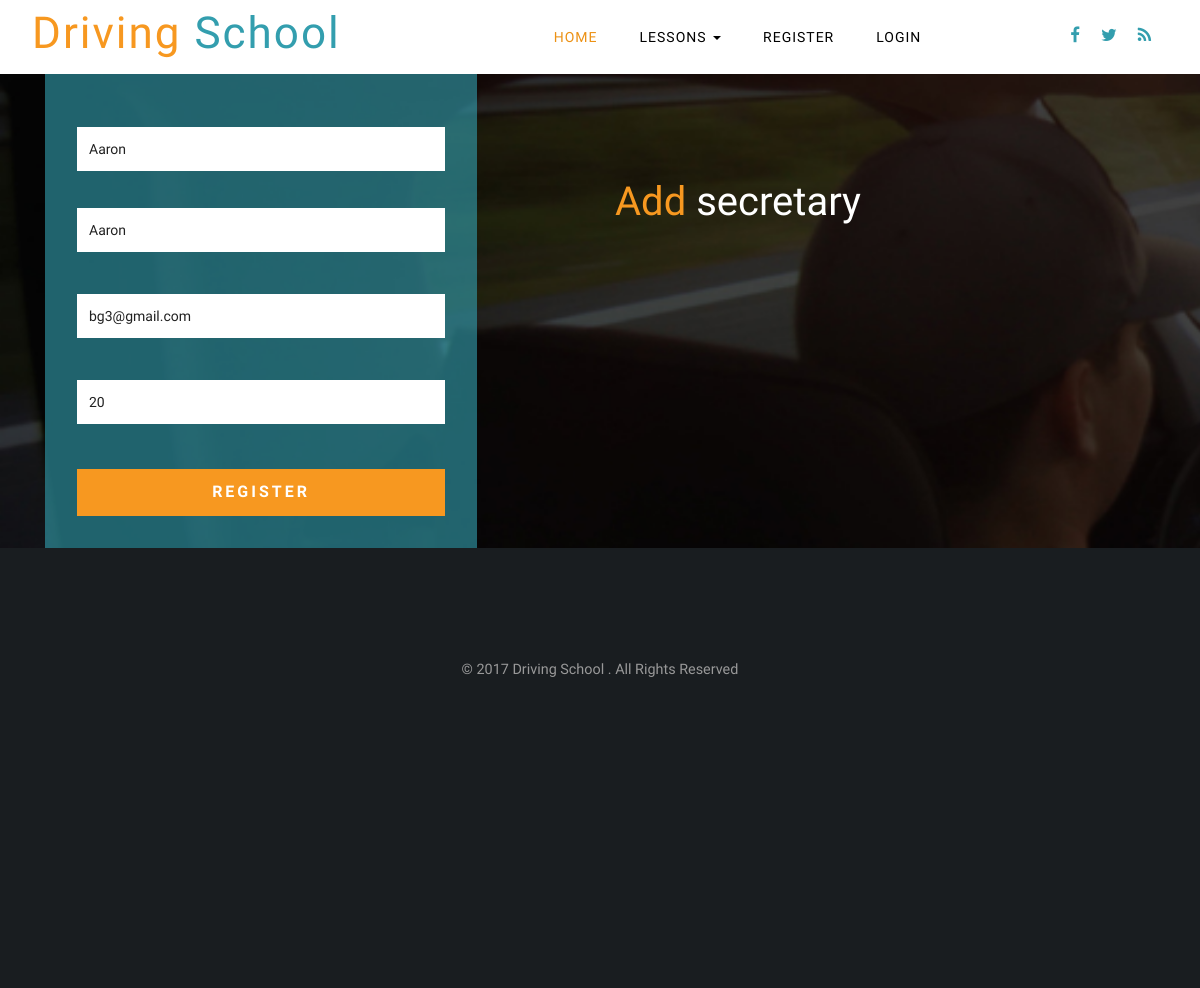
Page /update-instructor/0761c2ae1d0c4728b8b3654a61038c4a on the earlier database version.
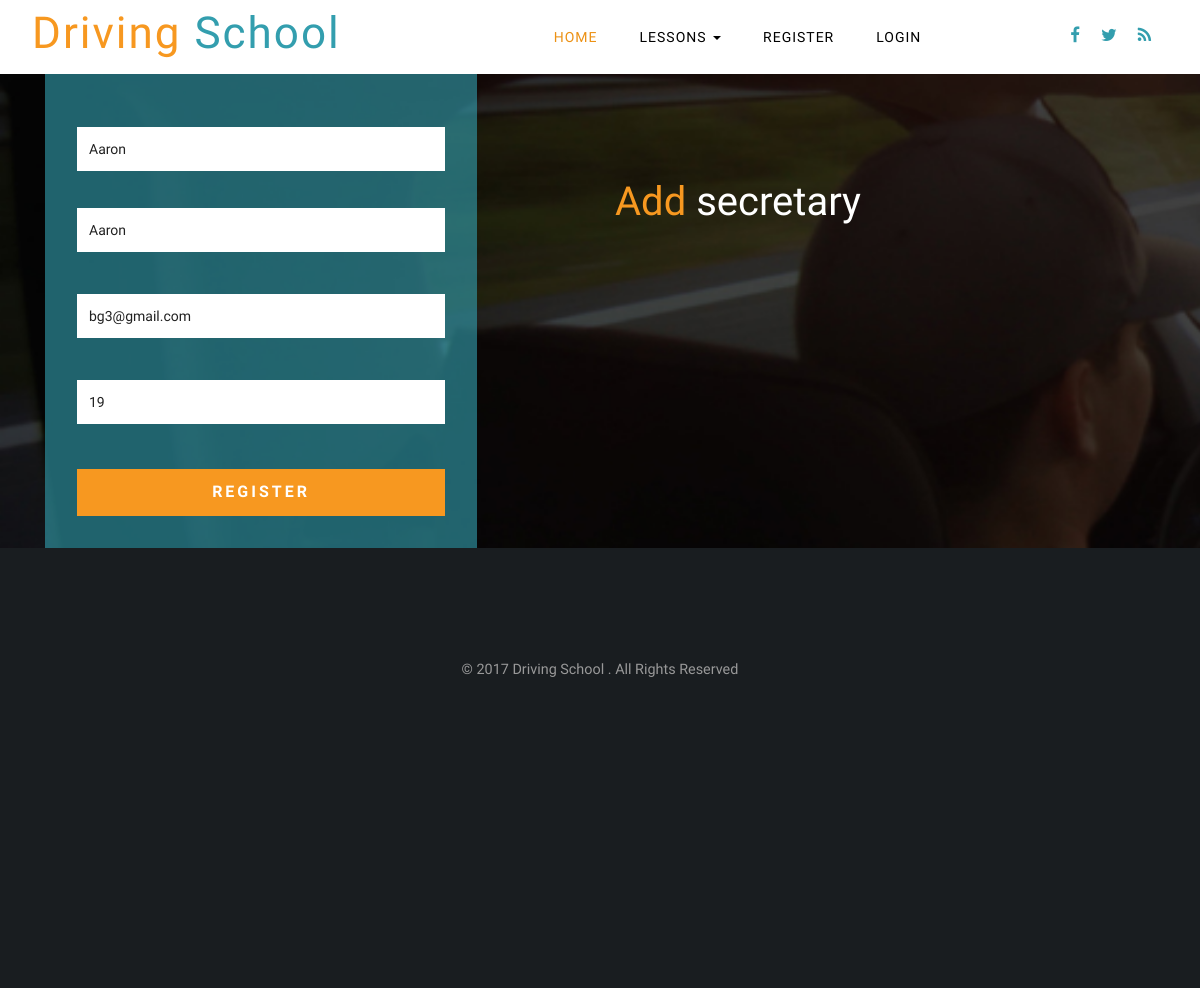
Same page on the later database version.
### polls/models.py (models this page shows)
class UserModel(AbstractUser):
    id = models.UUIDField(primary_key=True, default=uuid.uuid4, editable=False)
    username = models.CharField(max_length=500, default=None, unique=True)
    first_name = models.CharField(max_length=500, default=None)
    last_name = models.CharField(max_length=500, default=None)
    email = models.EmailField(max_length=500, default=None)
    password = models.CharField(max_length=500, default=None)
    is_active = models.BooleanField(default=True)
    forfait_hour = models.IntegerField(default=20, blank=False)
    taken_hour = models.IntegerField(default=0, blank=False)
    images = models.CharField(max_length=500, default=None)
    get_students = models.ManyToManyField("self", blank=True)

### polls/views/administration.py (the view)
# urls.py: path('update-instructor/<id>', administration.update_instructor, name="update-instructor"),
def update_instructor(request, id):
    is_secratery = request.user.groups.filter(name='secretary').exists()
    is_administrator  = request.user.groups.filter(name='administrator').exists()
    update_form = None
    try:
        get_user = UserModel.objects.get(id=id)
    except:
        messages.success(request, 'User not found')
        return redirect('/admin-panel')
    if is_administrator or is_secratery:
        if request.POST:
            update_form = UpdateForm(request.POST, get_user=get_user)
            if update_form.is_valid():
                data = request.POST.copy()
                get_user.first_name = data.get('first_name')
                get_user.last_name = data.get('last_name')
                get_user.email = data.get('email')
                get_user.save()
                messages.success(request, 'This user as been successfully updated')
                return redirect('/admin-panel')
    else:
        redirect('/')
    context = {
        'form': update_form,
        'subject': 'secretary',
        'subject_user': get_user,
        'description': ''
    }
    return render(request, 'admin-panel/update-user.html', context)

### polls/templatetags/auth_extras.py (called while the page is built)
@register.filter(name='has_group')
def has_group(user, group_name):
    return user.groups.filter(name=group_name).exists()

### polls/templates/admin-panel/update-user.html (shortened to what this page needs)
{% extends "../index.html" %}
{% load staticfiles %}
{% static "" as  BaseUrl %}
{% load auth_extras %}
{% block content %}
<body>
    <div class="register">
        <div class="container">
            <div class="col-md-6 w3layouts_register_right">
                <form action="" method="post" id="form-register">
                    <input name="first_name" placeholder="First Name" type="text" style="margin-bottom: 1rem" value="{{subject_user.first_name}}" required="">
                    <input name="last_name" placeholder="Last Name" type="text" value="{{subject_user.last_name}}" required="">
                    <input name="email" placeholder="Email" type="email" value="{{subject_user.email}}" required="">
                    {% if subject_user|has_group:'student' %}
                        <input name="forfait_hour" placeholder="Forfait" type="text" value="{{subject_user.forfait_hour}}" required="">
                    {% endif %}
                    <input type="submit" value="Register">
                </form>
            </div>
            <div class="col-md-6 w3layouts_register_left">
                <h3><span>Add </span> {{ subject }}</h3>
            </div>
            <div class="clearfix"> </div>
        </div>
    </div>
{% endblock %}

Differences in the rows shown:
changed UserModel "Aaron": forfait_hour "20" → "19"
